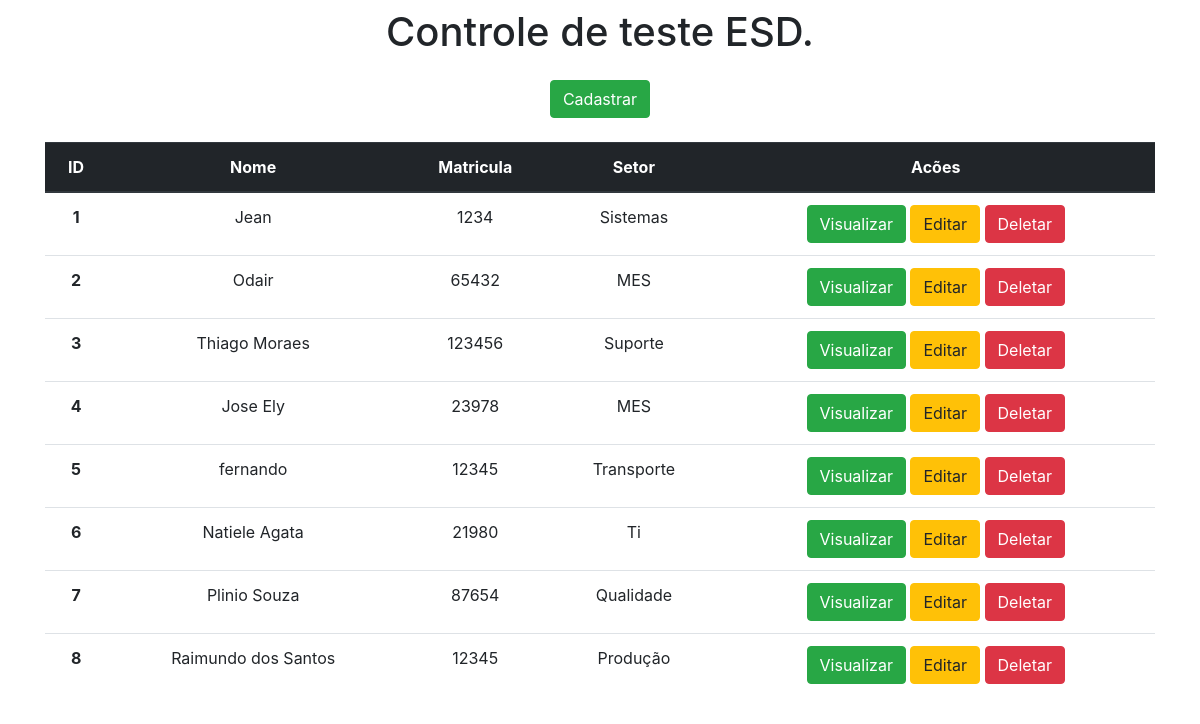
The app's page /, older data.
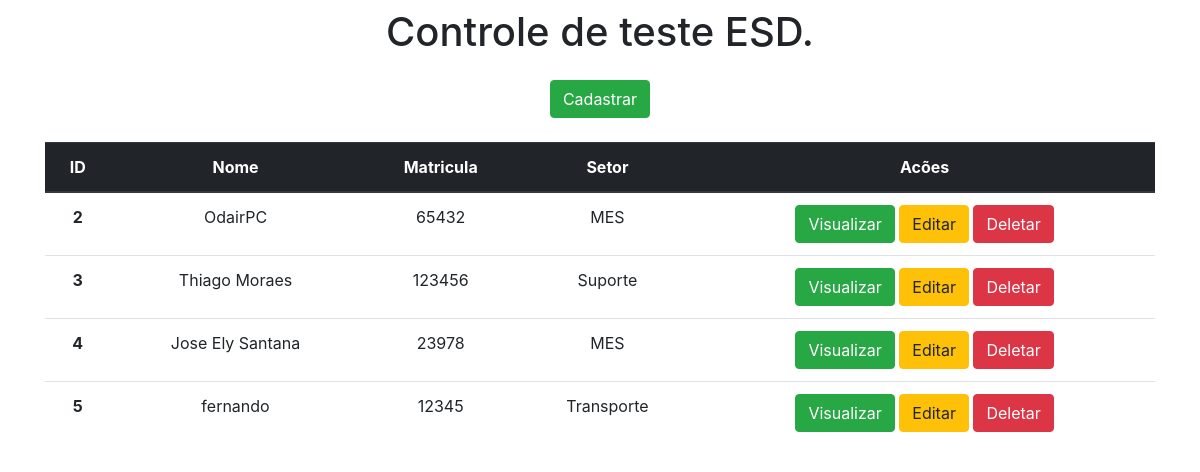
The same page, newer data.
### Esdapp/models.py (models this page shows)
class Esd(models.Model):
    nome = models.CharField(max_length=100)
    matricula = models.IntegerField()
    setor = models.CharField(max_length=100)

### Esdapp/views.py (the view)
# urls.py: 2. Add a URL to urlpatterns:  path('', views.home, name='home')
def home(request):
    data = {}
    data['db'] = Esd.objects.all()
    return render(request, 'index.html', data)

### Esdapp/templates/index.html (shortened to what this page needs)
<!DOCTYPE html>
<html lang="pt-br">
<head>
    <link rel="stylesheet" href="https://stackpath.bootstrapcdn.com/bootstrap/4.1.3/css/bootstrap.min.css">
</head>
<body>
    <div class="container-fluid pt-2 pb-2 text-center">
        <h1>Controle de teste ESD.</h1>
        <div />
        <div class="container-fluid pt-3 pb-2 text-center">
            <a href="/form" class="btn btn-success">Cadastrar</a>
            <div />
            <div class="container-fluid pt-4 pb-2 text-center">
                <table class="table">
                    <thead class="thead-dark">
                        <tr>
                            <th scope="col">ID</th>
                            <th scope="col">Nome</th>
                            <th scope="col">Matricula</th>
                            <th scope="col">Setor</th>
                            <th scope="col">Acões</th>
                        </tr>
                    </thead>
                    <tbody>
                        {% for dbs in db %}
                        <tr>
                            <th>{{dbs.id}}</th>
                            <td>{{dbs.nome}}</td>
                            <td>{{dbs.matricula}}</td>
                            <td>{{dbs.setor}}</td>
                            <td>
                                <a href="/view/{{dbs.id}}/" class="btn btn-success">Visualizar</a>
                                <a href="/edit/{{dbs.id}}/" class="btn btn-warning">Editar</a>
                                <a href="/delete/{{dbs.id}}/" class="btn btn-danger">Deletar</a>
                            </td>
                        </tr>
                        {% endfor %}
                    </tbody>
                </table>
</body>
</html>

Row changes from the older to the newer data that the page shows:
removed Esd: id "1", nome "Jean", matricula "1234", setor "Sistemas"
removed Esd: id "6", nome "Natiele Agata", matricula "21980", setor "Ti"
removed Esd: id "7", nome "Plinio Souza", matricula "87654", setor "Qualidade"
removed Esd: id "8", nome "Raimundo dos Santos", matricula "12345", setor "Produção"
changed Esd id 2: nome "Odair" → "OdairPC"
changed Esd id 4: nome "Jose Ely" → "Jose Ely Santana"
